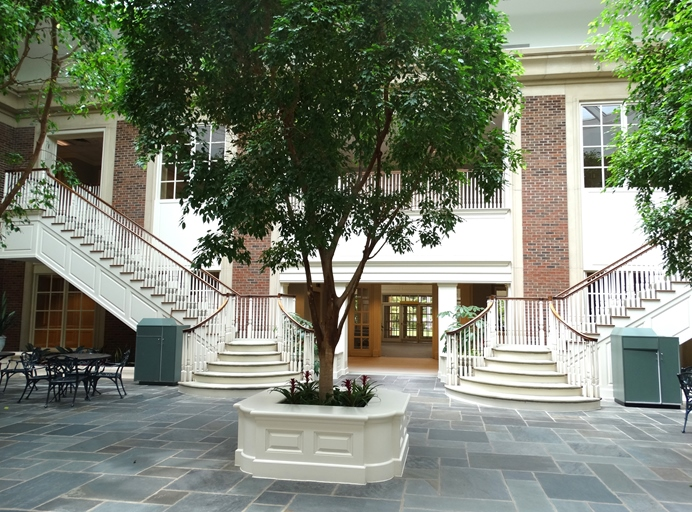
#> input picture imagens/im1.jpg, 692 x 512 px
$ python dividir_ao_meio.py
#> lines starting #> are read from the running program, lines starting #| are printed output that depends on the picture; after the words box and inside, x2 and y2 are one past the last pixel; in counts of white or black regions, pixels touching at a corner belong together
import cv2
import numpy as np
from matplotlib import pyplot as plt

imagem = cv2.imread('imagens/im1.jpg')
#> imagem is the input picture: shape (512, 692, 3); mean B, G, R 113.6, 129.9, 122.5
imagem_2 = cv2.imread('imagens/im1.jpg')

for y in range(0, imagem.shape[0], 1):  # percorre linhas
    for x in range(0, imagem.shape[1], 1):  # percorre colunas
        imagem[y, int(imagem.shape[1] / 2)] = (0, 255, 255)
        imagem_2[int(imagem.shape[0] / 2), x] = (0, 255, 255)
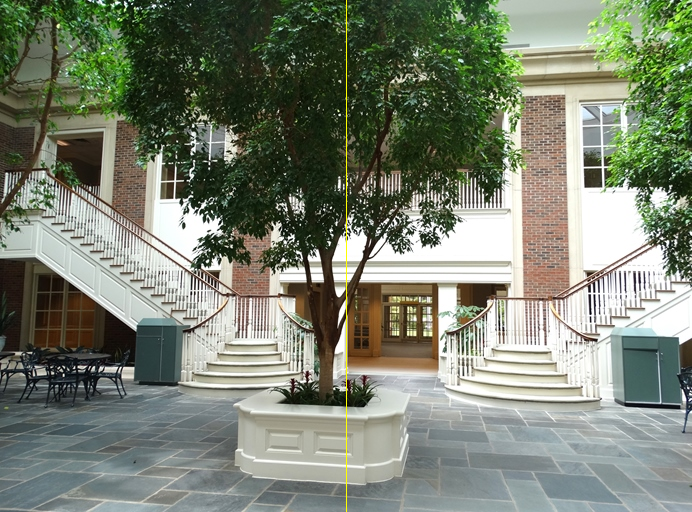
#> imagem: shape (512, 692, 3); 0.14% of pixels changed, all inside (x1, y1, x2, y2) = (346, 0, 347, 512)
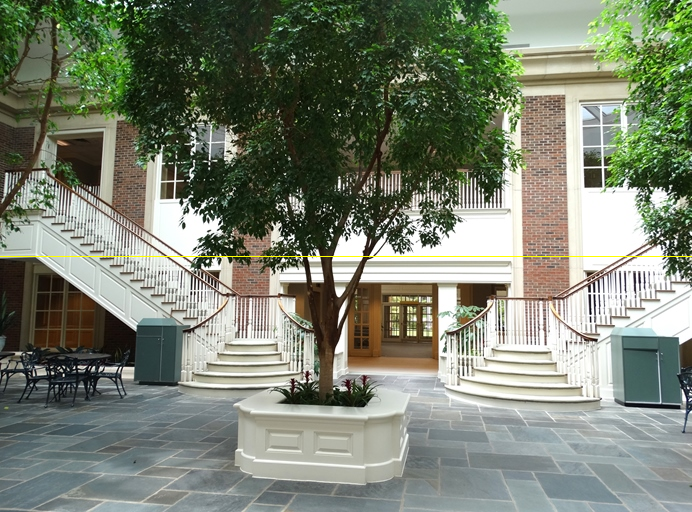
#> imagem_2: shape (512, 692, 3); 0.2% of pixels changed, all inside (x1, y1, x2, y2) = (0, 256, 692, 257)

# cv2.imshow("Imagem modificada", imagem)
cv2.imshow("Imagem modificada", np.hstack([imagem, imagem_2]))
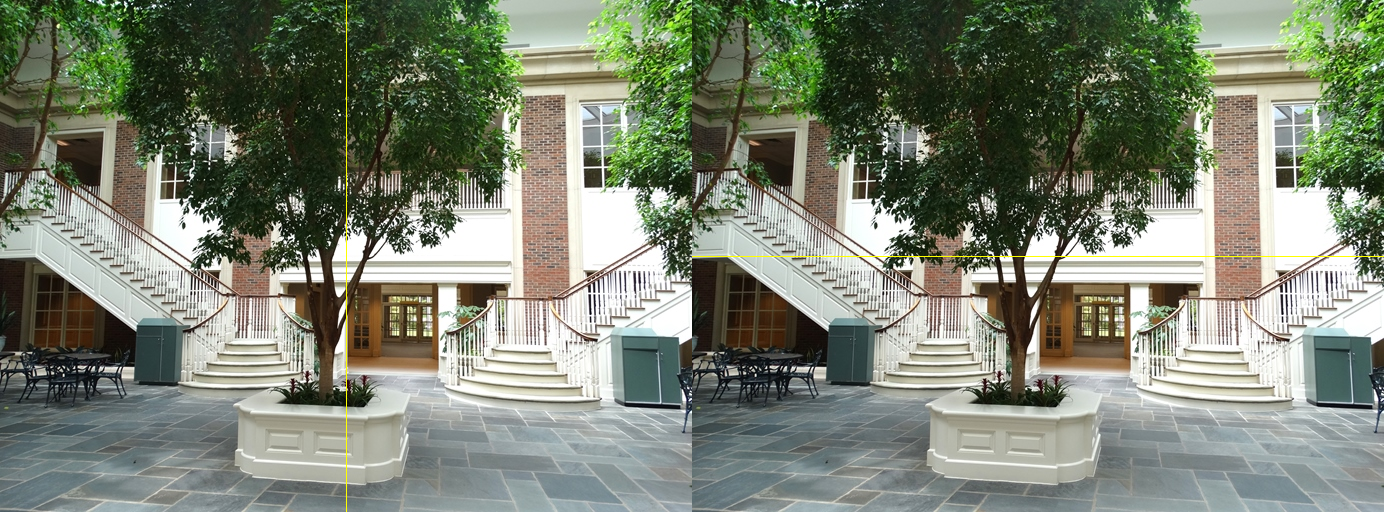
#> window 'Imagem modificada': shape (512, 1384, 3); mean B, G, R 113.3, 130, 122.6
cv2.waitKey(0)
